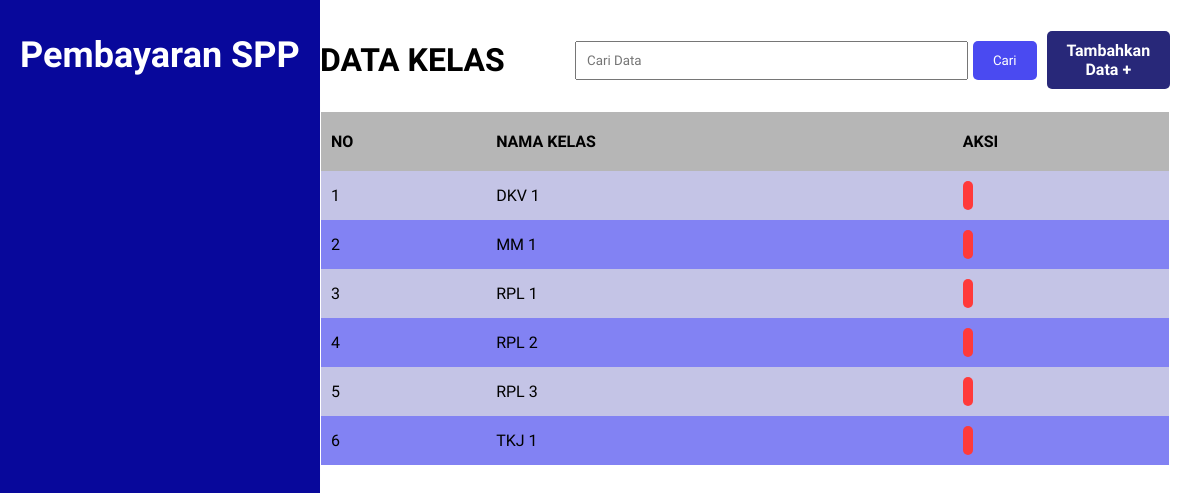
The page /view_kelas.php on the database its author committed.
### tables this page shows
CREATE TABLE `tb_kelas` (
  `idkelas` int(4) NOT NULL,
  `namakelas` varchar(20) NOT NULL
);

### view_kelas.php (the view, shortened to what this page needs)
<?php
    include("koneksi.php");
    include("bar/navbar.php");
?>
<!DOCTYPE html>
<html lang="en">
<head>
    <link rel="stylesheet" href="css/style.php">
</head>
<body>
    <div class="table-container">
        <div class="table-tittle">
            <h1>DATA KELAS</h1>
            <div class="tittle-right">
                <form action="">
                    <input type="text" name="cari" placeholder="Cari Data">
                    <button type="submit">Cari</button>
                </form>
                <a href="insert_kelas.php">Tambahkan Data +</a>
            </div>
        </div>
        <table cellpadding="5" cellspacing="0">
            <thead>
                <tr>
                    <th>NO</th>
                    <th>NAMA KELAS</th>
                    <th>AKSI</th>
                </tr>
            </thead>
            <tbody>
                <?php
                    $query = "SELECT * FROM tb_kelas ORDER BY namakelas ASC";
                    $result = mysqli_query($koneksi, $query);
                    $i = 1;
                    while ($row = mysqli_fetch_assoc($result)) {
                    ?>
                <tr>
                    <td><?php echo $i++; ?></td>
                    <td><?php echo $row['namakelas']; ?></td>
                    <td>
                        <div class="btn">
                            <a class="delete-btn" href="delete_kelas.php?idkelas=<?php echo $row['idkelas']; ?>"
                                onclick="return confirm ('Anda yakin menghapus data ini?')">
                            </a>
                        </div>
                    </td>
                </tr>
                <?php
                    }
                ?>
            </tbody>
        </table>
    </div>
</body>
</html>

### rows shown on the page
tb_kelas: namakelas "DKV 1"
tb_kelas: namakelas "MM 1"
tb_kelas: namakelas "RPL 1"
tb_kelas: namakelas "RPL 2"
tb_kelas: namakelas "RPL 3"
tb_kelas: namakelas "TKJ 1"
